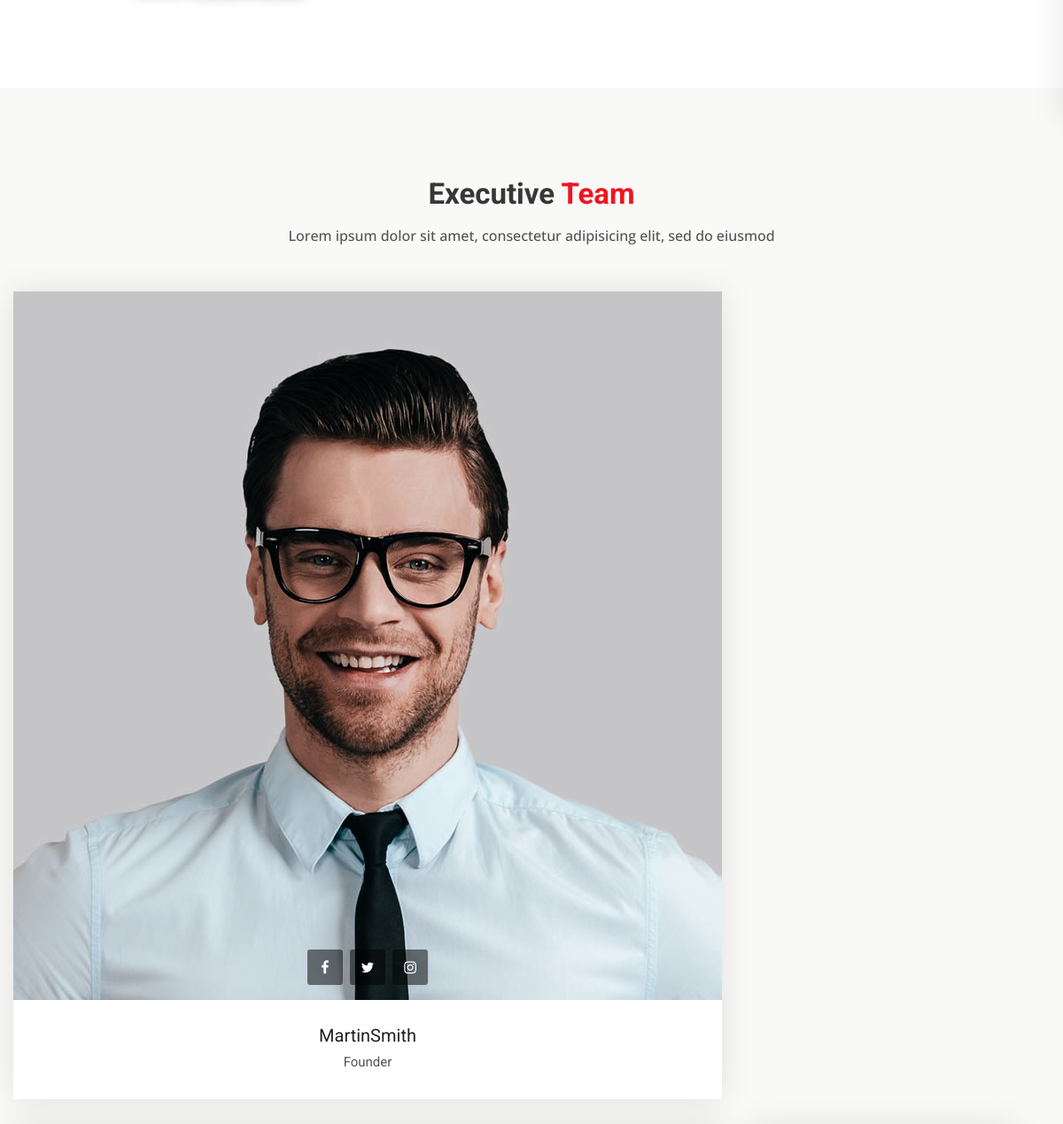
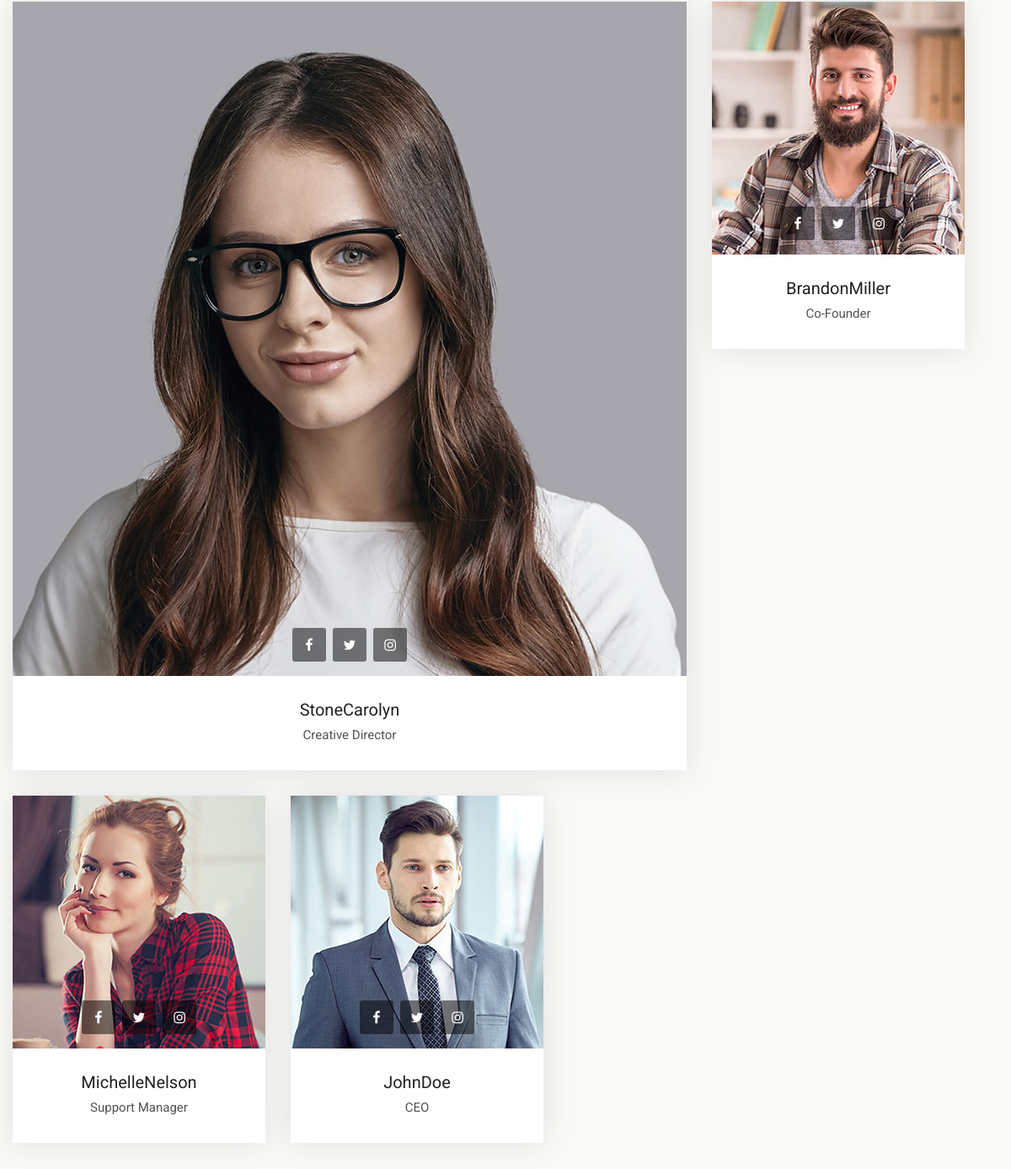
Page /about/ (middle part) on the earlier database version (2 pictures, top to bottom).
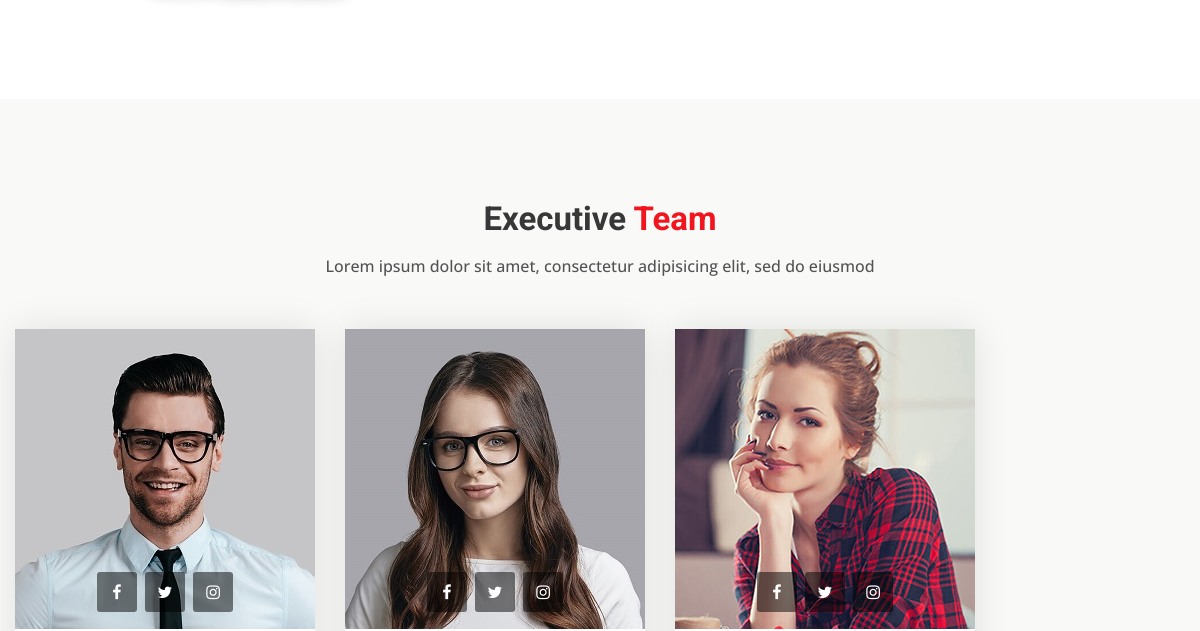
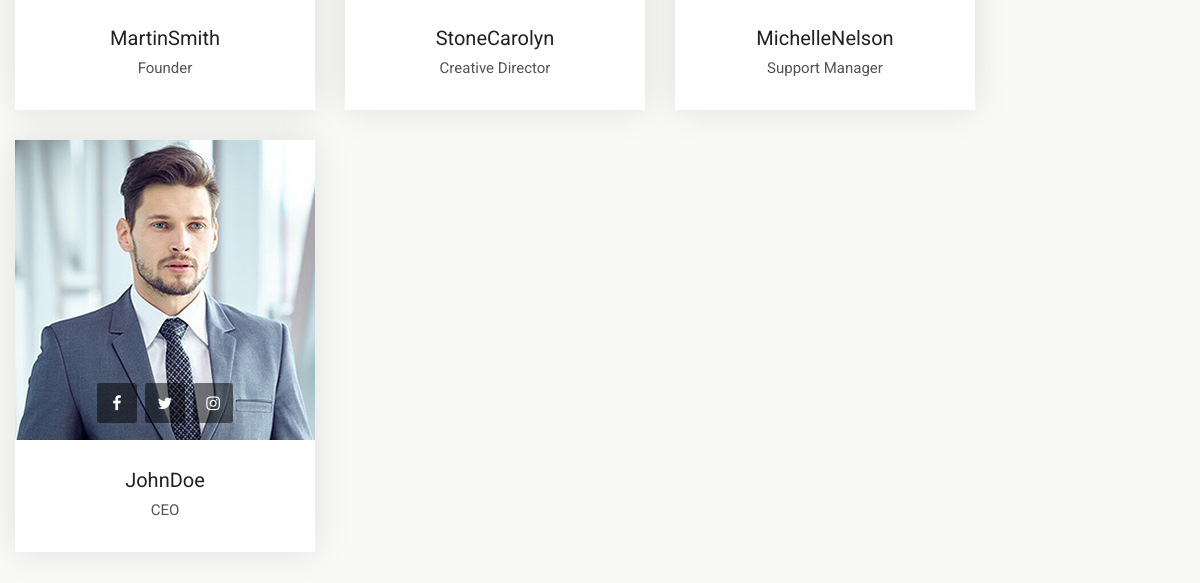
Same page on the later database version (2 pictures, top to bottom).
### pages/models.py (models this page shows, shortened)
class Teams(models.Model):
    first_name = models.CharField(max_length=255)
    last_name = models.CharField(max_length=255)
    designation=models.CharField(max_length=255)
    photo=models.ImageField(upload_to='photos/%Y/%m/%d/')
    facebook_link=models.URLField(max_length=200)
    instagram_link=models.URLField(max_length=200)
    x_link=models.URLField(max_length=200)
    created_date=models.DateTimeField(auto_now_add=True)

### pages/views.py (the view)
# urls.py: path('about/', views.about, name='about'),
def about(request):
    teams = Teams.objects.all()
    data = {
        'teams':teams,
    }
    return render(request,'pages/about.html', data)

### templates/pages/about.html (shortened to what this page needs)
{% extends 'base.html' %}
{% block content %}
{% load static %}
<div class="about-car content-area-5">
</div>
<div class="our-team content-area bg-grea-3">
         <div class="main-title">
            <h1>Executive <span>Team</span></h1>
            <p>Lorem ipsum dolor sit amet, consectetur adipisicing elit, sed do eiusmod</p>
        </div>
<div class="container-fluid" style="display: flex; justify-content: center; align-items: center;">
        <div class="slick-slider-area clearfix">
            <div class="row slick-carousel" data-slick='{"slidesToShow": 4, "responsive":[{"breakpoint": 1024,"settings":{"slidesToShow": 2}}, {"breakpoint": 768,"settings":{"slidesToShow": 1}}]}'>
            {% for team in teams %}
                <div class="slick-slide-item">
                    <div class="team-1">
                        <div class="photo">
                            <a href="#">
                                <img src="{{team.photo.url}}" alt="team-1" class="img-fluid">
                            </a>
                            <div class="social-list clearfix">
                                <a href="{{team.facebook_link}}" target="blank" class="facebook-bg"><i class="fa fa-facebook"></i></a>
                                <a href="{{team.x_link}}" target="blank" class="twitter-bg"><i class="fa fa-twitter"></i></a>
                                <a href="{{team.instagram_link}}" target="blank" class="google-bg"><i class="fa fa-instagram"></i></a>
                            </div>
                        </div>
                        <div class="details">
                            <h4><a href="team-detail.html">{{team.first_name}}{{team.last_name}}</a></h4>
                            <h5>{{team.designation}}</h5>
                        </div>
                    </div>
                </div>
                {% endfor %}
                        </div>
                    </div>
                </div>
                </div>
{% endblock content %}

Differences in the rows shown:
removed Teams: photo (picture), first_name "Brandon", last_name "Miller", designation "Co-Founder"
changed Teams "Martin": photo: a different picture
changed Teams "Stone": photo: a different picture
